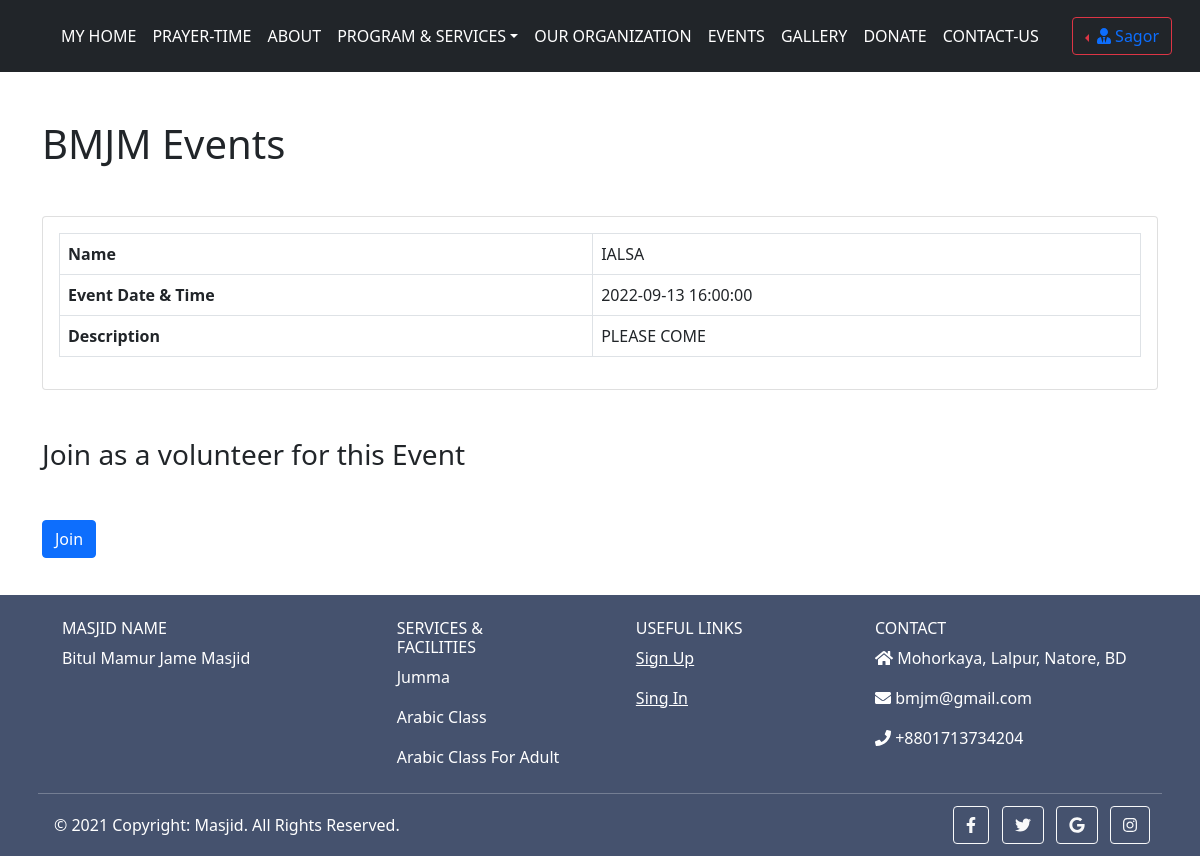
Screenshot of /view-event.php?id=14 (signed in) with the database file from the repository.
### tables this page shows
CREATE TABLE `usertable` (
  `id` int(11) NOT NULL,
  `name` varchar(255) NOT NULL,
  `email` varchar(255) NOT NULL,
  `password` varchar(255) NOT NULL,
  `phone` varchar(255) NOT NULL,
  `address` varchar(255) NOT NULL,
  `code` mediumint(50) NOT NULL,
  `status` text NOT NULL
);

CREATE TABLE `event` (
  `id` int(255) NOT NULL,
  `name` varchar(255) NOT NULL,
  `eventdt` datetime NOT NULL,
  `description` varchar(255) NOT NULL,
  `volunteer` int(255) NOT NULL
);

### view-event.php (the view, shortened to what this page needs)
<?php
require "connection.php";
?>
<!DOCTYPE html>
<html lang="en">
  <head>
    <link href="https://cdn.jsdelivr.net/npm/bootstrap@5.1.1/dist/css/bootstrap.min.css" rel="stylesheet">
        <link rel="stylesheet" href="css/styles.css">
  </head>
  <body>
    <?php include "includes/header2.php";?>
    <div class="container mt-3 mb-5">
      <h1 class="mt-5 mb-5">BMJM Events</h1>
                               <main>
<?php
$id=$_GET['id'];
$query=mysqli_query($con,"SELECT * FROM event WHERE id='$id'");
while($result=mysqli_fetch_array($query))
{?>
                        <div class="card mb-4">
                            <div class="card-body">
                                <table class="table table-bordered">
                                   <tr>
                                    <th>Name</th>
                                       <td><?php echo $result['name'];?></td>
                                   </tr>
                                   <tr>
                                       <th>Event Date & Time</th>
                                       <td><?php echo $result['eventdt'];?></td>
                                   </tr>
                                     <tr>
                                       <th>Description</th>
                                       <td colspan="3"><?php echo $result['description'];?></td>
                                   </tr>
                                </table>
                            </div>
                        </div>
                          <h3 class="mt-5 mb-5">Join as a volunteer for this Event</h3>
                          <div class="mb-5">
                            <button type="submit" name="submit" class="btn btn-primary" style="float:left;" data-bs-toggle="modal" data-bs-target="#myModal">Join</button>
                        </div>
                      <?php } ?>
                </main>
    </div>
    <div style="padding-top: 75px;">
    <?php include "includes/footer.php";?>
</div>
  </body>
</html>

### includes/header2.php (shortened to what this page needs)
<?php require_once "controllerUserData.php"; ?>
<?php
$email = $_SESSION['email'];
$password = $_SESSION['password'];
if($email != false && $password != false){
$sql = "SELECT * FROM usertable WHERE email = '$email'";
$run_Sql = mysqli_query($con, $sql);
if($run_Sql){
$fetch_info = mysqli_fetch_assoc($run_Sql);
}
}else{
header('Location: login-user.php');
}
?>
<!DOCTYPE html>
<html lang="en">
	<head>
		<link href="https://cdn.jsdelivr.net/npm/bootstrap@5.1.1/dist/css/bootstrap.min.css" rel="stylesheet">
	</head>
	<body>
		<nav class="navbar navbar-expand-sm bg-dark navbar-dark sticky-top px-3 py-3">
            <div class="container-fluid">
                <div class="collapse navbar-collapse" id="collapsibleNavbar">
                    <ul class="navbar-nav mx-auto">
                <li class="nav-item">
                            <a class="nav-link text-white font-weight-bold text-uppercase" href="home.php">My Home</a>
                        </li>
                        <li class="nav-item">
                    <a class="nav-link text-white font-weight-bold text-uppercase" href="prayer-time2.php">PRAYER-TIME</a>
                </li>
                        <li class="nav-item">
                    <a class="nav-link text-white font-weight-bold text-uppercase" href="about2.php">ABOUT</a>
                </li>
                        <li class="nav-item dropdown">
                            <a class="nav-link text-white font-weight-bold text-uppercase dropdown-toggle" href="#" role="button" data-bs-toggle="dropdown">Program & Services</a>
                        </li>                        <li class="nav-item">
                        <a class="nav-link text-white font-weight-bold text-uppercase" href="organization.php">Our Organization</a>
                    </li>
                    <li class="nav-item">
                        <a class="nav-link text-white font-weight-bold text-uppercase" href="events.php">Events</a>
                    </li>
                    <li class="nav-item">
                <a class="nav-link text-white font-weight-bold text-uppercase" href="gallery.php">GALLERY</a>
            </li>
                    <li class="nav-item">
                        <a class="nav-link text-white font-weight-bold text-uppercase" href="donate.php">Donate</a>
                    </li>
                    <li class="nav-item">
                        <a class="nav-link text-white font-weight-bold text-uppercase" href="contact.php">Contact-Us</a>
                    </li>
                </ul>
                <div class="dropdown dropstart text-end">
                    <button type="button" class="btn btn-outline-danger dropdown-toggle" data-bs-toggle="dropdown"> <a href="logout-user.php" class="text-decoration-none"><i class='fas fa-user-tie'></i> <?php echo $fetch_info['name'] ?> </a></button>
                </div>
            </div>
        </div>
    </nav>
	</body>
</html>

### includes/footer.php (style rules this page uses)
* { margin: 0; padding: 0; box-sizing: border-box; }

### rows the page displays
usertable: name "Sagor"
event: name "IALSA", eventdt "2022-09-13 16:00:00", description "PLEASE COME"
